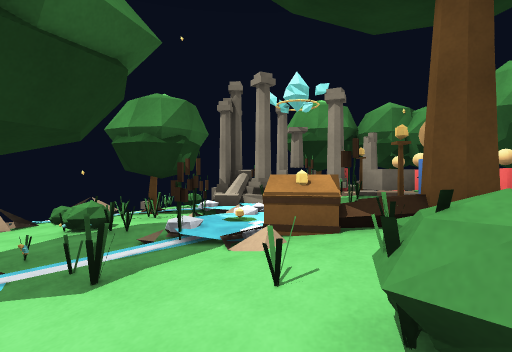
view 1 (above)

12 first-person views from a walk through a 3-D level made in the Unity game engine. The camera is 1.2 m above the floor, looks level and sees 80° across. The floor is counted in squares, 2 m on a side. Each view is taken from the middle of a square. On the plan, view 1 faces up. The plan holds only what a view shows up to about 9 squares ahead; the rest is blank. The place goes on beyond the plan. Surface patterns are stand-ins for the level's own textures.

view 2
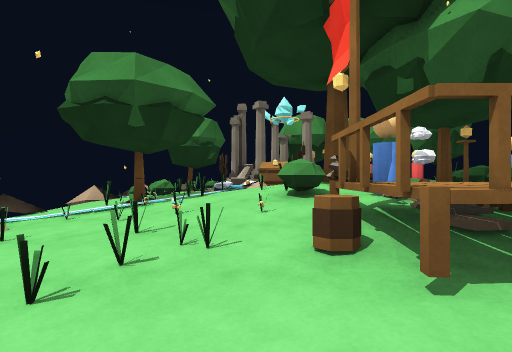

view 3
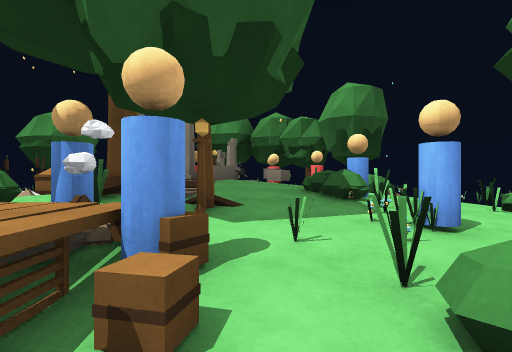

view 4
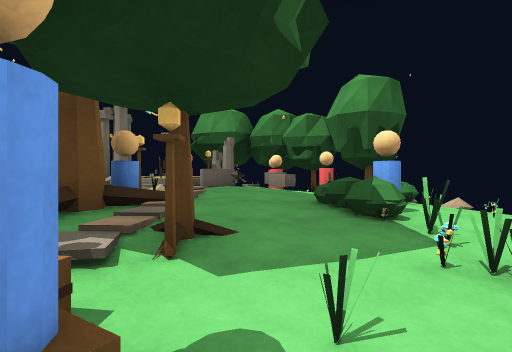

view 5
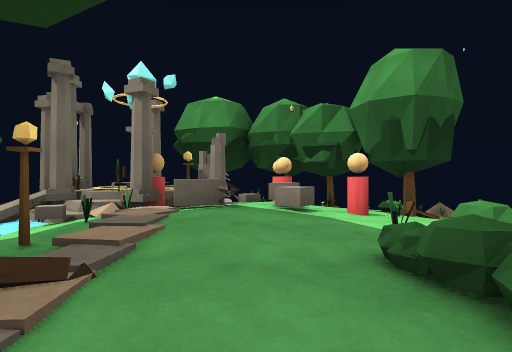

view 6
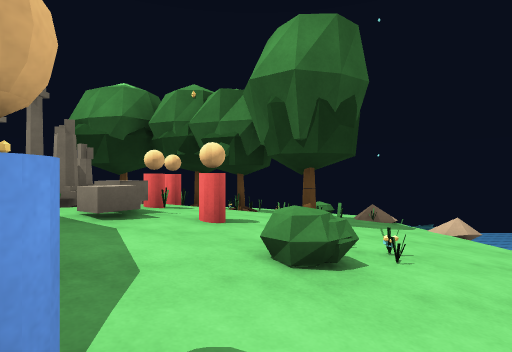

view 7
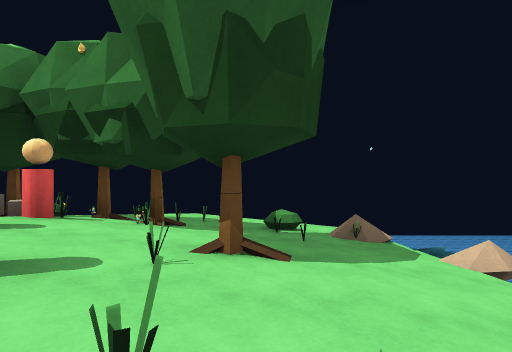

view 8
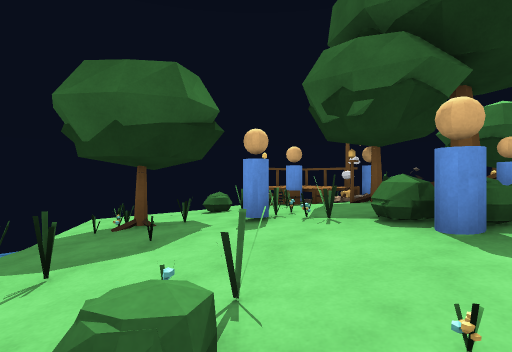

view 9
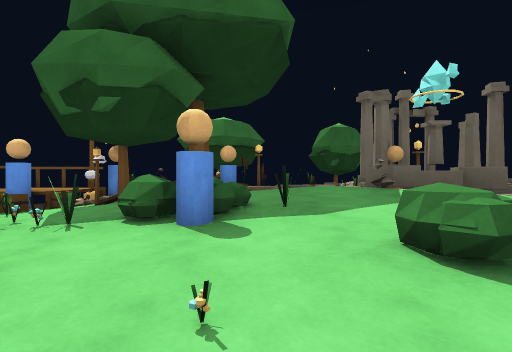

view 10
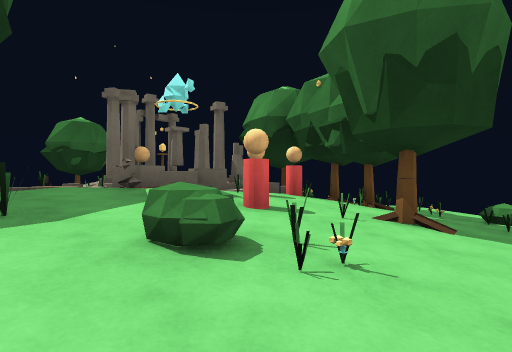

view 11
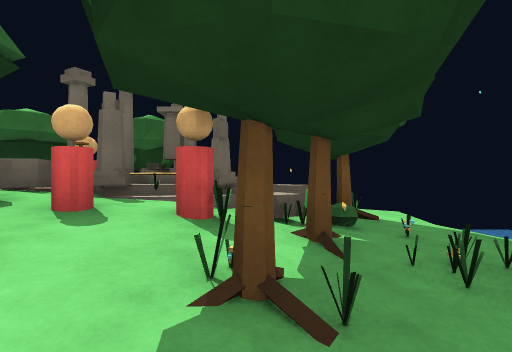

view 12
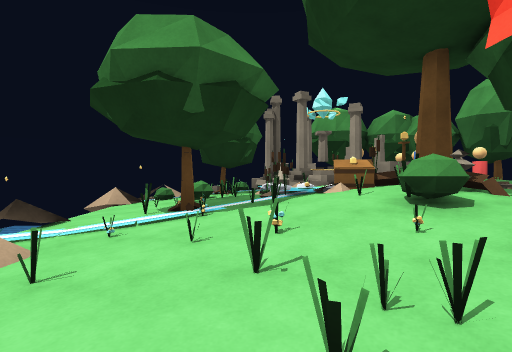

### Floor plan
Key: @ floor where view 1 was taken; # wall or solid block; x gap in a wall; . main floor; : floor 0.25 m higher than the main floor; - floor 0.25 m lower than the main floor; + floor 0.5 m higher than the main floor; * floor 0.75 m higher than the main floor; % floor 1 m higher than the main floor; / step, stairs or slope; = window, fence, low wall or low ledge; ^ raised ledge; v drop or lower ground.
Columns run from 4 left of view 1 to 9 right of it. Each row starts with its distance up from view 1.
 10       =.# -v
  9      =#x#==-
  8   ===##/##..v
  7 v==###/*++#.=v
  6 v#######/+:.-
  5 ==####^=/+:.=
  4 v.==#=%%*=//=
  3 v..###%**+::
  2 v.##=#/*#+==
  1 v-.:/##++::.
  0  v=/@##/##..
 -1   #=/#=/=#/v
 -2    -.....vv
 -3     -

Where each view was taken, in squares from view 1:
view 1: 0 up, 0 right, facing up
view 2: 3 down, 0 right, facing up
view 3: 2 down, 3 right, facing up
view 4: 1 down, 3 right, facing up
view 5: 1 up, 3 right, facing up
view 6: 2 up, 5 right, facing up
view 7: 4 up, 6 right, facing up
view 8: 3 up, 7 right, facing down-left
view 9: 3 up, 7 right, facing left
view 10: 3 up, 7 right, facing up-left
view 11: 8 up, 6 right, facing left
view 12: 2 down, 1 left, facing up
